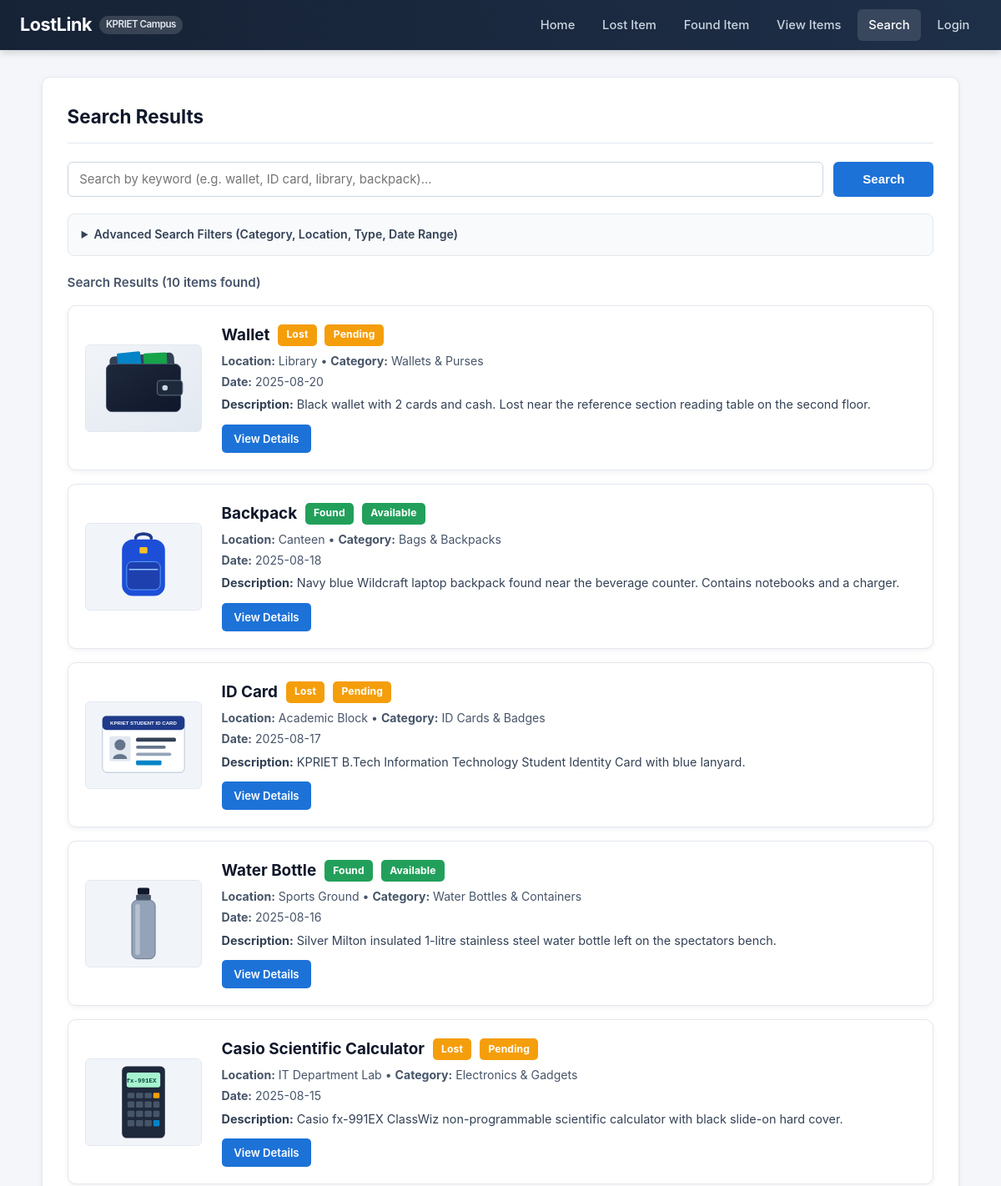
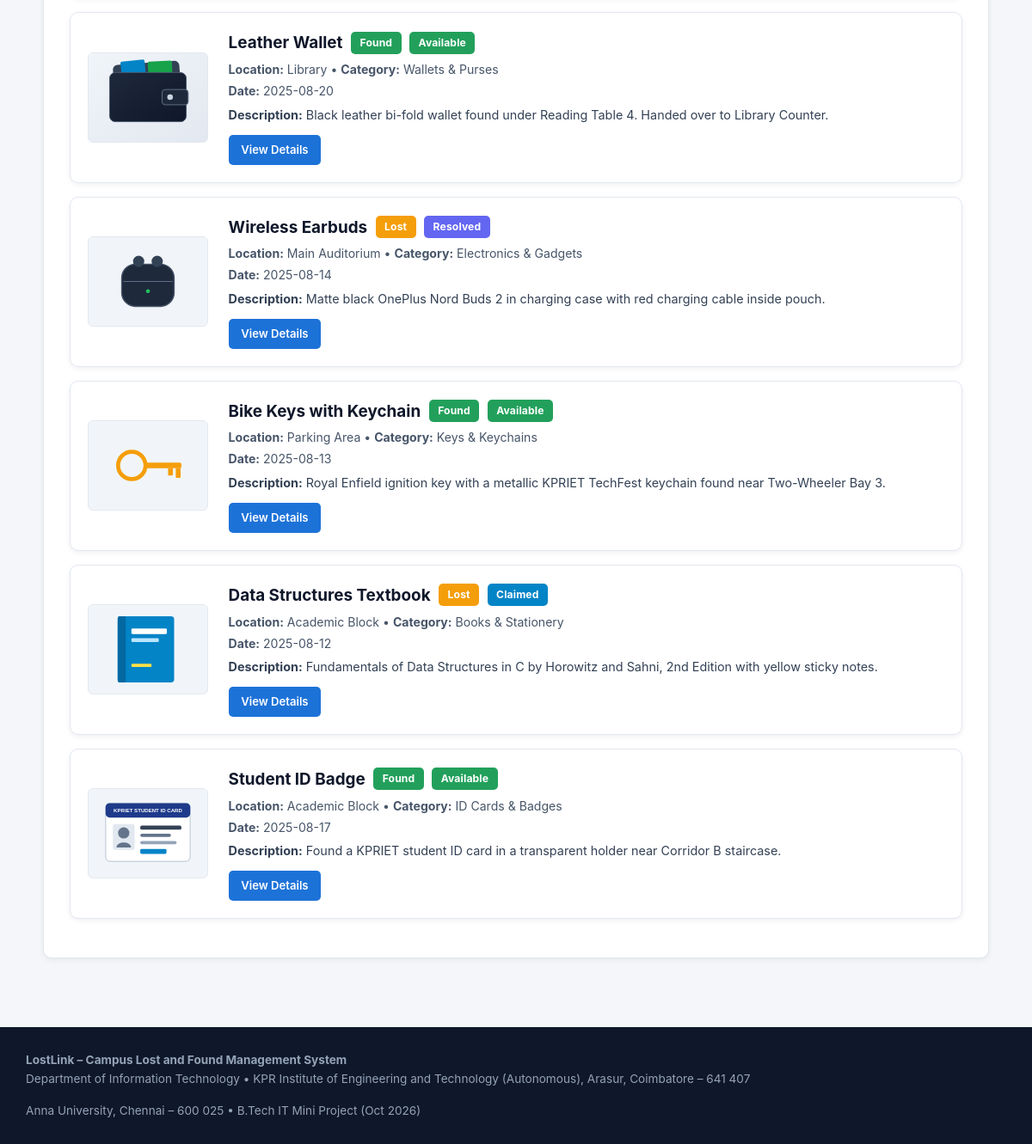
Screenshot of /search with the database file from the repository (2 pictures, top to bottom).
### tables this page shows
CREATE TABLE items (
    id INTEGER PRIMARY KEY AUTOINCREMENT,
    title TEXT NOT NULL,
    item_type TEXT NOT NULL CHECK (item_type IN ('Lost', 'Found')),
    category TEXT NOT NULL DEFAULT 'Other',
    description TEXT NOT NULL,
    location TEXT NOT NULL,
    date_reported TEXT NOT NULL,
    status TEXT NOT NULL DEFAULT 'Pending' CHECK (status IN ('Pending', 'Available', 'Claimed', 'Resolved', 'Rejected')),
    image_filename TEXT,
    contact_name TEXT NOT NULL,
    contact_email TEXT NOT NULL,
    contact_phone TEXT,
    verification_hint TEXT,
    reporter_id INTEGER,
    is_flagged INTEGER NOT NULL DEFAULT 0,
    created_at TEXT NOT NULL DEFAULT (datetime('now')),
    updated_at TEXT NOT NULL DEFAULT (datetime('now')),
    FOREIGN KEY (reporter_id) REFERENCES users(id) ON DELETE SET NULL
);

### lostlink/routes.py (the view)
@main_bp.route("/search", methods=["GET"])
def search():
    db = get_db()
    q = (request.args.get("q") or "").strip()
    item_type = (request.args.get("type") or "").strip()
    category = (request.args.get("category") or "").strip()
    location = (request.args.get("location") or "").strip()
    date_from = (request.args.get("date_from") or "").strip()
    date_to = (request.args.get("date_to") or "").strip()
    status = (request.args.get("status") or "").strip()
    has_criteria = any([q, item_type, category, location, date_from, date_to, status])
    query = "SELECT * FROM items WHERE 1=1"
    params = []
    if q:
        like_q = f"%{q}%"
        query += " AND (LOWER(title) LIKE LOWER(?) OR LOWER(description) LIKE LOWER(?) OR LOWER(location) LIKE LOWER(?) OR LOWER(category) LIKE LOWER(?))"
        params.extend([like_q, like_q, like_q, like_q])
    if item_type in ("Lost", "Found"):
        query += " AND item_type = ?"
        params.append(item_type)
    if category:
        query += " AND category = ?"
        params.append(category)
    if location:
        query += " AND LOWER(location) LIKE LOWER(?)"
        params.append(f"%{location}%")
    if date_from:
        query += " AND date_reported >= ?"
        params.append(date_from)
    if date_to:
        query += " AND date_reported <= ?"
        params.append(date_to)
    if status:
        query += " AND status = ?"
        params.append(status)
    query += " ORDER BY id ASC"
    rows = db.execute(query, params).fetchall()
    return render_template(
        "search.html",
        results=[dict(r) for r in rows],
        q=q,
        item_type=item_type,
        category=category,
        location=location,
        date_from=date_from,
        date_to=date_to,
        status=status,
        has_criteria=has_criteria,
        categories=current_app.config["ITEM_CATEGORIES"],
        locations=current_app.config["CAMPUS_LOCATIONS"],
    )

### lostlink/db.py (called while the page is built)
def get_db() -> sqlite3.Connection:
    if "db" not in g:
        db_path = current_app.config["DATABASE_PATH"]
        os.makedirs(os.path.dirname(os.path.abspath(db_path)), exist_ok=True)
        conn = sqlite3.connect(db_path)
        conn.row_factory = sqlite3.Row
        try:
            conn.execute("PRAGMA journal_mode = MEMORY;")
            conn.execute("PRAGMA synchronous = OFF;")
        except sqlite3.OperationalError:
            pass
        conn.execute("PRAGMA foreign_keys = ON;")
        g.db = conn
    return g.db

### lostlink/security.py (called while the page is built, shortened)
def load_logged_in_user():
    user_id = session.get("user_id")
    if user_id is None:
        g.user = None
        g.unread_notifications_count = 0

### lostlink/templates/search.html (shortened to what this page needs)
{% extends "base.html" %}
{% block content %}
<div class="container">
  <div class="card">
    <div class="card-header">
      <h1 class="card-title">Search Results</h1>
    </div>
    <form method="GET" action="{{ url_for('main.search') }}">
      <div class="search-bar-row">
        <input
          type="text"
          name="q"
          class="form-control"
          placeholder="Search by keyword (e.g. wallet, ID card, library, backpack)..."
          value="{{ q }}"
          aria-label="Search Keyword"
        >
        <button type="submit" class="btn btn-primary" style="min-width:120px;">Search</button>
      </div>
      <details {% if item_type or category or location or date_from or date_to or status %}open{% endif %} style="margin-bottom:1.25rem; background:#f8fafc; padding:0.85rem 1rem; border-radius:8px; border:1px solid #e2e8f0;">
        <summary style="cursor:pointer; font-weight:600; font-size:0.88rem; color:#334155;">
          Advanced Search Filters (Category, Location, Type, Date Range)
        </summary>
      </details>
    </form>
    <div style="margin-bottom:1rem; font-weight:600; color:#475569; font-size:0.95rem;">
      Search Results ({{ results|length }} item{% if results|length != 1 %}s{% endif %} found)
    </div>
    {% for item in results %}
    <div class="result-card">
      <img
        src="{{ url_for('static', filename='uploads/' ~ (item.image_filename or 'default_item.svg')) }}"
        alt="{{ item.title }}"
        class="result-thumb"
      >
      <div style="flex:1;">
        <div style="display:flex; align-items:center; gap:0.6rem; margin-bottom:0.35rem;">
          <h3 style="font-size:1.18rem; font-weight:700; color:#0f172a;">{{ item.title }}</h3>
          <span class="badge {% if item.item_type == 'Lost' %}badge-lost{% else %}badge-found{% endif %}">{{ item.item_type }}</span>
          <span class="badge badge-{{ item.status|lower }}">{{ item.status }}</span>
        </div>
        <div style="font-size:0.88rem; color:#475569; margin-bottom:0.2rem;">
          <strong>Location:</strong> {{ item.location }} &bull; <strong>Category:</strong> {{ item.category }}
        </div>
        <div style="font-size:0.88rem; color:#475569; margin-bottom:0.35rem;">
          <strong>Date:</strong> {{ item.date_reported }}
        </div>
        <p style="font-size:0.9rem; color:#334155; margin-bottom:0.75rem;">
          <strong>Description:</strong> {{ item.description }}
        </p>
        <a href="{{ url_for('main.item_details', item_id=item.id) }}" class="btn btn-primary btn-sm">View Details</a>
      </div>
    </div>
    {% endfor %}
  </div>
</div>
{% endblock %}

### lostlink/templates/base.html (shortened to what this page needs)
<!DOCTYPE html>
<html lang="en">
<head>
  <link rel="stylesheet" href="{{ url_for('static', filename='css/style.css') }}">
</head>
<body>
  <header class="navbar" role="banner">
    <a href="{{ url_for('main.index') }}" class="navbar-brand">
      <span>LostLink</span>
      <span class="navbar-brand-badge">KPRIET Campus</span>
    </a>
    <nav aria-label="Primary Navigation">
      <ul id="nav-links" class="nav-links">
        <li><a href="{{ url_for('main.index') }}" class="{% if request.path == '/' %}active{% endif %}">Home</a></li>
        <li><a href="{{ url_for('main.report_lost') }}" class="{% if request.path == '/report-lost' %}active{% endif %}">Lost Item</a></li>
        <li><a href="{{ url_for('main.report_found') }}" class="{% if request.path == '/report-found' %}active{% endif %}">Found Item</a></li>
        <li><a href="{{ url_for('main.item_listings') }}" class="{% if request.path == '/items' %}active{% endif %}">View Items</a></li>
        <li><a href="{{ url_for('main.search') }}" class="{% if request.path == '/search' %}active{% endif %}">Search</a></li>
        {% if g.user %}
          {% if g.user.role in ('admin', 'staff') %}
            <li><a href="{{ url_for('main.admin_dashboard') }}" class="{% if request.path.startswith('/admin') %}active{% endif %}">Admin</a></li>
          {% endif %}
          <li>
            <a href="{{ url_for('auth.notifications') }}" class="{% if request.path.startswith('/notifications') %}active{% endif %}">
              Alerts
              {% if g.unread_notifications_count and g.unread_notifications_count > 0 %}
                <span class="notif-pill">{{ g.unread_notifications_count }}</span>
              {% endif %}
            </a>
          </li>
          <li><a href="{{ url_for('auth.logout') }}">Logout ({{ g.user.register_no }})</a></li>
        {% else %}
          <li><a href="{{ url_for('auth.login') }}" class="{% if request.path == '/login' %}active{% endif %}">Login</a></li>
        {% endif %}
      </ul>
    </nav>
  </header>
  <main class="main-content" role="main">
    {% block content %}{% endblock %}
  </main>
  <footer class="site-footer" role="contentinfo">
    <div class="footer-inner">
      <div>
        <strong>LostLink – Campus Lost and Found Management System</strong><br>
        <span>Department of Information Technology &bull; {{ campus_name }}, {{ campus_location }}</span>
      </div>
      <div>
        <span>{{ university_name }} &bull; B.Tech IT Mini Project (Oct 2026)</span>
      </div>
    </div>
  </footer>
</body>
</html>

### rows the page displays
items: image_filename (picture), title "Wallet", item_type "Lost", status "Pending", location "Library", category "Wallets & Purses", date_reported "2025-08-20", description "Black wallet with 2 cards and cash. Lost near the reference section reading table on the second floor."
items: image_filename (picture), title "Backpack", item_type "Found", status "Available", location "Canteen", category "Bags & Backpacks", date_reported "2025-08-18", description "Navy blue Wildcraft laptop backpack found near the beverage counter. Contains notebooks and a charger."
items: image_filename (picture), title "ID Card", item_type "Lost", status "Pending", location "Academic Block", category "ID Cards & Badges", date_reported "2025-08-17", description "KPRIET B.Tech Information Technology Student Identity Card with blue lanyard."
items: image_filename (picture), title "Water Bottle", item_type "Found", status "Available", location "Sports Ground", category "Water Bottles & Containers", date_reported "2025-08-16", description "Silver Milton insulated 1-litre stainless steel water bottle left on the spectators bench."
items: image_filename (picture), title "Casio Scientific Calculator", item_type "Lost", status "Pending", location "IT Department Lab", category "Electronics & Gadgets", date_reported "2025-08-15", description "Casio fx-991EX ClassWiz non-programmable scientific calculator with black slide-on hard cover."
items: image_filename (picture), title "Leather Wallet", item_type "Found", status "Available", location "Library", category "Wallets & Purses", date_reported "2025-08-20", description "Black leather bi-fold wallet found under Reading Table 4. Handed over to Library Counter."
items: image_filename (picture), title "Wireless Earbuds", item_type "Lost", status "Resolved", location "Main Auditorium", category "Electronics & Gadgets", date_reported "2025-08-14", description "Matte black OnePlus Nord Buds 2 in charging case with red charging cable inside pouch."
items: image_filename (picture), title "Bike Keys with Keychain", item_type "Found", status "Available", location "Parking Area", category "Keys & Keychains", date_reported "2025-08-13", description "Royal Enfield ignition key with a metallic KPRIET TechFest keychain found near Two-Wheeler Bay 3."
items: image_filename (picture), title "Data Structures Textbook", item_type "Lost", status "Claimed", location "Academic Block", category "Books & Stationery", date_reported "2025-08-12", description "Fundamentals of Data Structures in C by Horowitz and Sahni, 2nd Edition with yellow sticky notes."
items: image_filename (picture), title "Student ID Badge", item_type "Found", status "Available", location "Academic Block", category "ID Cards & Badges", date_reported "2025-08-17", description "Found a KPRIET student ID card in a transparent holder near Corridor B staircase."

### other values shown
{{ results|length }} "10"
{{ campus_name }} "KPR Institute of Engineering and Technology (Autonomous)"
{{ campus_location }} "Arasur, Coimbatore – 641 407"
{{ university_name }} "Anna University, Chennai – 600 025"
